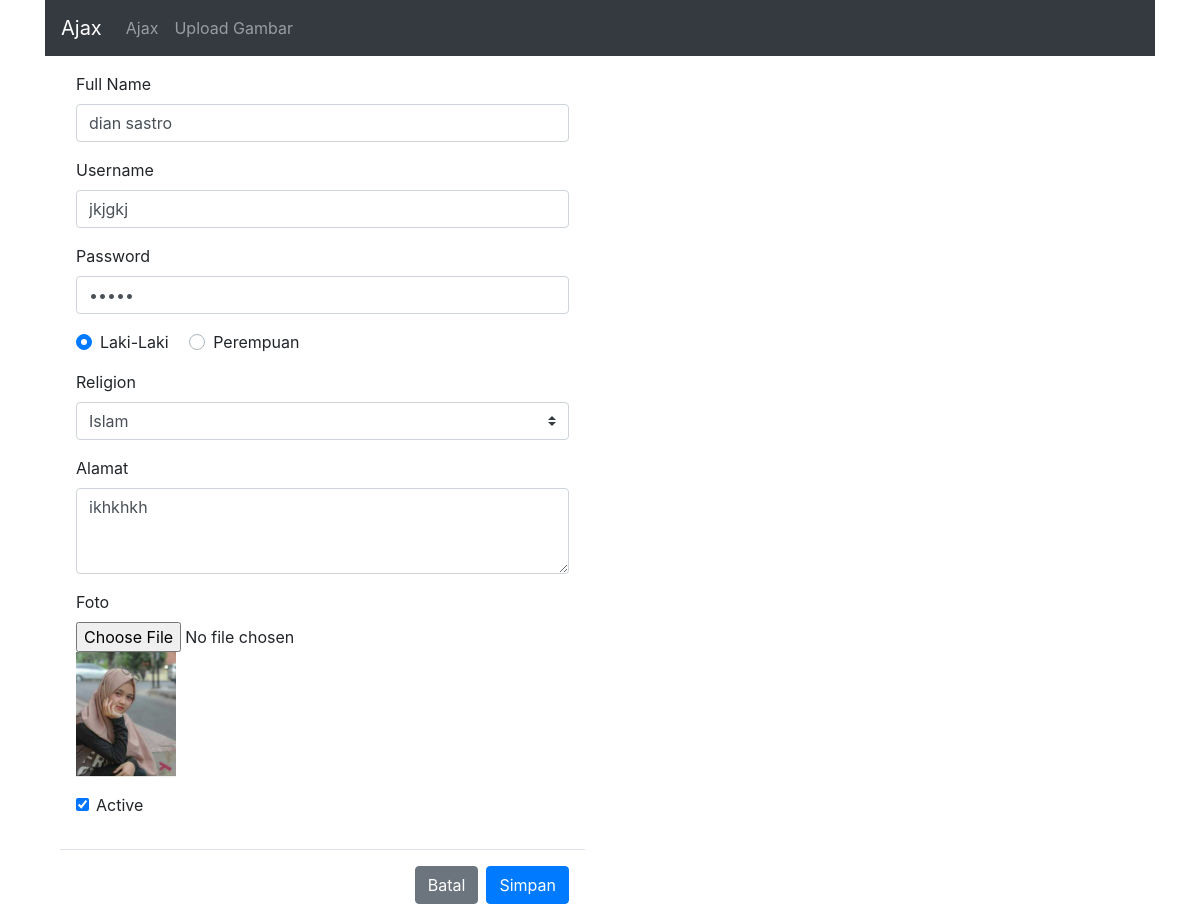
Page /upload/update/15 on the committed database.
### tables this page shows
CREATE TABLE `tb_siswa` (
  `id` int(10) NOT NULL,
  `username` varchar(50) NOT NULL,
  `password` varchar(32) NOT NULL,
  `fullname` varchar(50) NOT NULL,
  `gender` char(1) NOT NULL,
  `address` text NOT NULL,
  `religion` tinyint(1) NOT NULL,
  `foto` varchar(255) NOT NULL,
  `is_active` tinyint(1) NOT NULL
);

### application/controllers/Upload.php (called while the page is built, shortened)
<?php
class Upload extends CI_Controller {
	public function __construct()
	{
		$this->load->helper('url_helper');
		$this->load->model('m_siswa');
	}
	public function update($id)
	{
		$where 		   = ['id' => $id];
		$data['siswa'] = $this->m_siswa->by_id($where);
		$this->load->view('upload/update', $data);
	}
}

### index.php (called while the page is built, shortened)
<?php
require_once BASEPATH.'core/CodeIgniter.php';

### application/models/M_siswa.php (called while the page is built, shortened)
<?php
class M_siswa extends CI_Model{
	public function by_id($where)
	{
		return $this->db->get_where('tb_siswa', $where)->row();
	}
}

### application/views/upload/update.php (the view, shortened to what this page needs)
<!doctype html>
<html lang="en">
<head>
  <link rel="stylesheet" href="https://stackpath.bootstrapcdn.com/bootstrap/4.3.1/css/bootstrap.min.css">
  <link rel="stylesheet" type="text/css" href="https://stackpath.bootstrapcdn.com/font-awesome/4.7.0/css/font-awesome.min.css">
</head>
<body>
  <div class="container">
    <nav class="navbar navbar-expand-lg navbar-dark bg-dark">
      <a class="navbar-brand" href="#">Ajax</a>
      <div class="collapse navbar-collapse" id="navbarNavAltMarkup">
        <div class="navbar-nav">
          <a class="nav-item nav-link" href="<?=base_url()?>">Ajax</a>
          <a class="nav-item nav-link" href="<?=base_url()?>upload/">Upload Gambar</a>
        </div>
      </div>
    </nav>
    <div class="col-md-6">
      <form method="post" enctype="multipart/form-data" action="<?=base_url('upload/edit')?>" >
        <div class="modal-body">
          <div class="form-group">
            <label>Full Name</label>
            <input type="text" class="form-control" id="fullname" placeholder="Full Name" name="fullname" value="<?=$siswa->fullname?>">
          </div>
          <div class="form-group">
            <label>Username</label>
            <input type="text" class="form-control" id="username" placeholder="Username" name="username" value="<?=$siswa->username?>">
          </div>
          <div class="form-group">
            <label>Password</label>
            <input type="password" class="form-control" id="password" placeholder="Password" name="password" value="<?=$siswa->password?>">
          </div>
          <div class="form-group">
            <div class="custom-control custom-radio custom-control-inline">
              <?php if ($siswa->gender == "L"): ?>
                <label class="custom-control-label" for="gender1">Laki-Laki</label>
              </div>
              <div class="custom-control custom-radio custom-control-inline">
                <label class="custom-control-label" for="gender2">Perempuan</label>
                <?php endif ?>
              </div>
            </div>
            <div class="form-group" mt="5">
              <label>Religion</label>
              <select class="custom-select" name="religion" id="religion" value="<?=$siswa->religion?>">
                <option value="1">Islam</option>
              </select>
            </div>
            <div class="form-group">
              <label for="alamat">Alamat</label>
              <textarea class="form-control" id="alamat" rows="3" name="alamat"><?=$siswa->address?></textarea>
            </div>
            <div class="form-group">
              <label for="foto">Foto</label><br>
              <input type="file" name="foto"><br>
              <?php if ($siswa->foto != ""): ?>
                <img src="<?=base_url()?>/asset/img/<?=$siswa->foto?>" style="width: 100px">
              <?php endif ?>
            </div>
            <div class="form-group form-check" >
              <?php if ($siswa->is_active != 0): ?>
                <input type="checkbox" class="form-check-input" id="status" name="status" value="1" checked>
                <?php else: ?>
                  <input type="checkbox" class="form-check-input" id="status" name="status" value="1">
                <?php endif ?>
                <label class="form-check-label" for="status"  >Active</label>
              </div>
            </div>
            <div class="modal-footer">
              <a href="<?=base_url('upload')?>">  <button type="button" class="btn btn-secondary" data-dismiss="modal">Batal</button></a>
              <button type="submit" class="btn btn-primary">Simpan</button>
            </div>
          </form>
        </div>
      </div>
    </body>
    </html>

### rows in the picture
tb_siswa: fullname "dian sastro", username "jkjgkj", religion "Islam", alamat "ikhkhkh", foto (picture)
